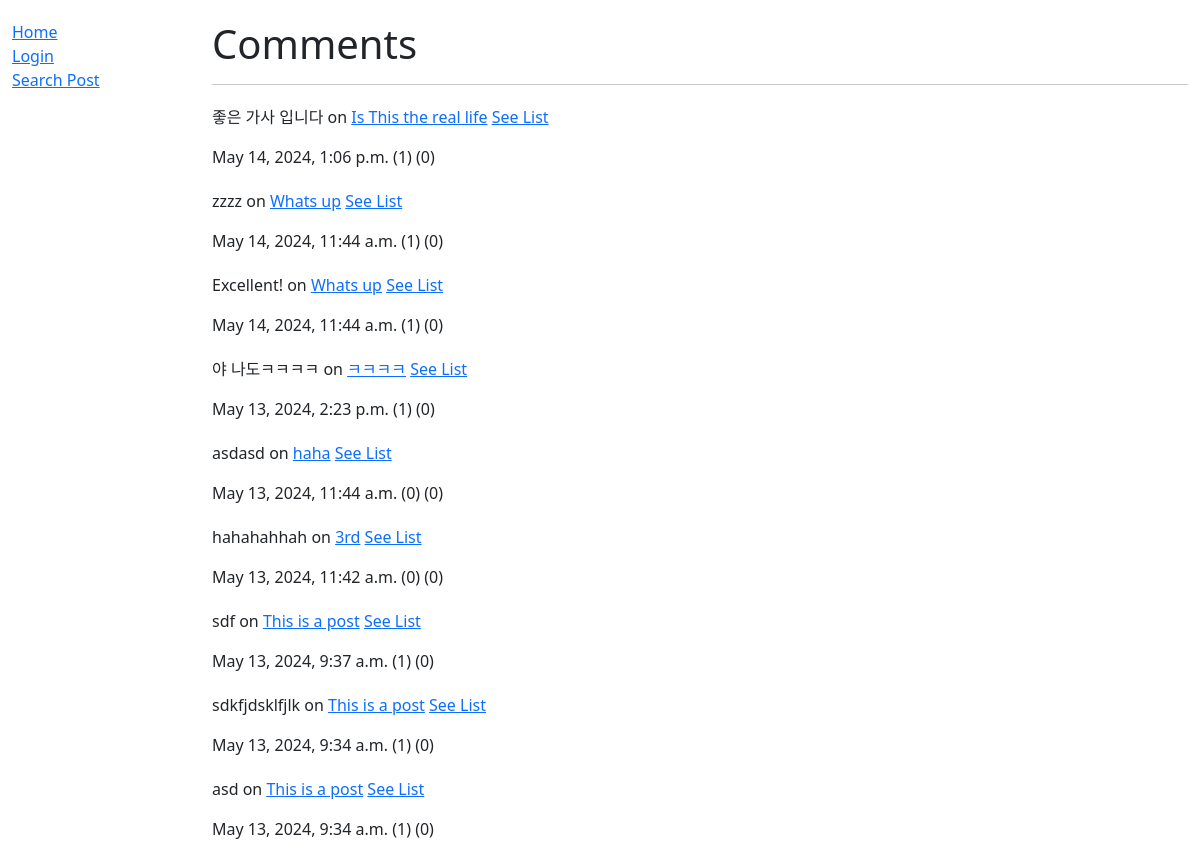
Before: /blog/dl2/show_all/comments/ with the older database file.
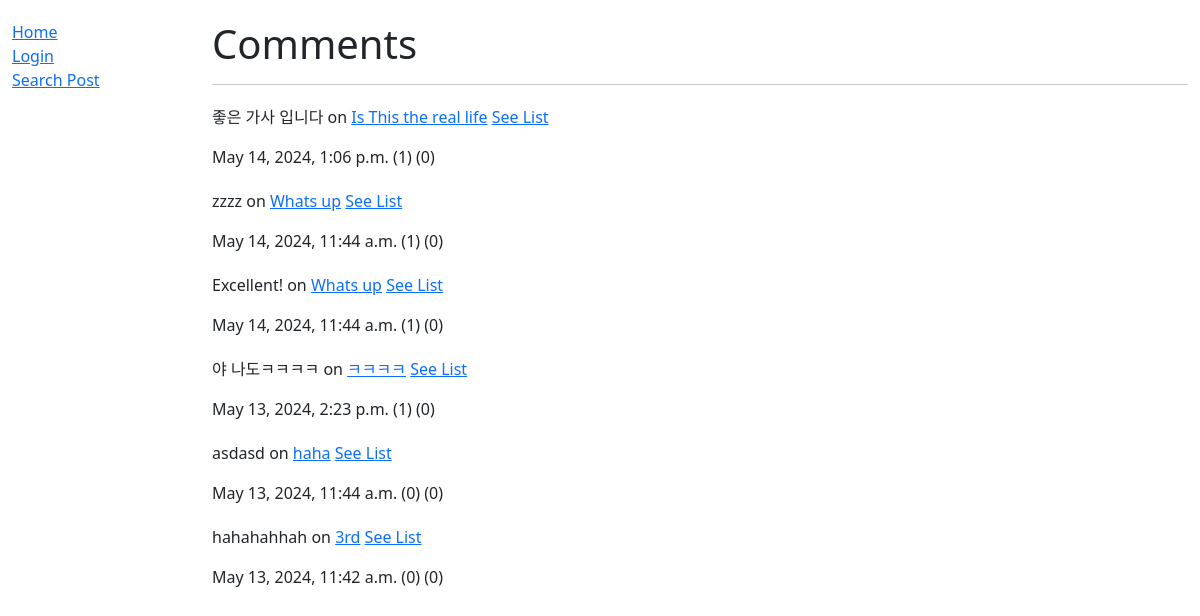
After: the same page with the newer database file.
### blog/models.py (models this page shows, shortened)
class Comment(models.Model):
    id = models.BigAutoField(help_text="Comment ID", primary_key=True)
    post = models.ForeignKey("Post", on_delete=models.CASCADE)
    writer = models.CharField(max_length=100)
    content = models.CharField(max_length=200)
    date = models.DateTimeField(default=datetime.now, blank=True)
    likes = models.IntegerField(default=0)
    dislikes = models.IntegerField(default=0)
    class Meta:
        ordering = ['-date']

class Post(models.Model):
    id = models.BigAutoField(help_text="Post ID", primary_key=True)
    title = models.CharField(max_length=100)
    writer = models.CharField(max_length=100)
    content = models.TextField(max_length=5000)
    date = models.DateTimeField(default=datetime.now, blank=True)
    likes = models.IntegerField(default=0)
    class Meta:
        ordering = ['-date']
    def __str__(self):
        return self.title

### blog/views.py (the view)
# urls.py: path('<str:user>/show_all/<str:model>/', views.show_all, name="show-all"),
def show_all(request, user, model):
    context = {'auth':False}
    if user == request.user.username:
        context['auth'] = True
    try:
        if model == 'posts':
            context['model'] = 'Posts'
            context['objects'] = Post.objects.filter(writer=user)
        elif model == 'comments':
            context['model'] = 'Comments'
            context['objects'] = Comment.objects.filter(writer=user)
        else:
            raise Http404("Invalid Request.")
    except:
        raise Http404("Invalid Request.")
    return render(request, 'show_all.html', context=context)

### blog/templates/show_all.html (shortened to what this page needs)
{% extends "base.html" %}
{% block content %}
    <h1>{{model}}</h1>
    <hr />
    {% if objects %}
        {% for x in objects %}
            {% if model == "Comments" %}
                <div style="margin-top: 20px;">
                    <p>{{x.content}} on <a href="{% url 'post' x.post.id %}">{{x.post}}</a> <a href="{% url 'comments' x.post.id %}"> See List</a></p>
                    <p  style="white-space: nowrap; overflow: hidden; max-width: 100%;">
                    {{x.date}} ({{x.likes}}) ({{x.dislikes}})
                    </p>
                </div>
            {% endif %}
        {% endfor %}
    {% else %}
        <p>No {{model}} yet.</p>
    {% endif %}
{% endblock %}

### blog/templates/base.html (shortened to what this page needs)
<!DOCTYPE html>
<html lang="en">
  <head>
    <link href="https://cdn.jsdelivr.net/npm/bootstrap@5.3.3/dist/css/bootstrap.min.css"
      rel="stylesheet"
>
    {% load static %}
    <link rel="stylesheet" href="{% static 'css/styles.css' %}" />
  </head>
  <body>
<div class="container-fluid">
      <div class="row">
        <div class="col-sm-2">
          {% block sidebar %}
            <ul class="sidebar-nav">
              <li><a href="{% url 'home' %}">Home</a></li>
              {% if user.is_authenticated %}
                <li><a href="{% url 'logout' %}">Logout</a></li>
                <li><a href="{% url 'user-profile' user.username %}">My Blog</a></li>
                <li><a href="{% url 'write-blog' %}">Write Blog</a></li>
              {% else %}
                <li><a href="{% url 'login' %}">Login</a></li>
              {% endif %}
              <li>
                <a href="#" class="hid">Search Post</a>
              </li>
            </ul>
          {% endblock %}
        </div>
        <div class="col-sm-10 ">
          <div style="height: 20px;"></div>
          {% block content %}
          {% endblock %}
        </div>
      </div>
    </div>
  </body>
</html>

### blog/static/css/styles.css (style rules this page uses)
.sidebar-nav { margin-top: 20px; padding: 0; list-style: none; }

Changed rows visible on the page:
removed Comment: content "sdf", post "This is a post", date "May 13, 2024, 9:37 a.m.", likes "1", dislikes "0"
removed Comment: content "sdkfjdsklfjlk", post "This is a post", date "May 13, 2024, 9:34 a.m.", likes "1", dislikes "0"
removed Comment: content "asd", post "This is a post", date "May 13, 2024, 9:34 a.m.", likes "1", dislikes "0"
